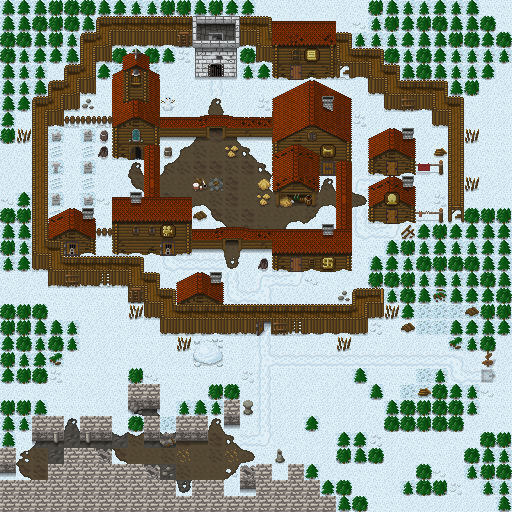

This is a level from a 2D game, rendered from its Tiled map with the project's own tilesets. A one-line summary and the map file follow, with tile-layer data summarised:
An orthogonal 32x32 tile map with 16x16 px tiles, 6 tile layers (logic, base, deco, deco2, ...), 4 tilesets and 10 objects (9x mob, object).

<map version="1.10" tiledversion="1.11.1" orientation="orthogonal" renderorder="left-up" width="32" height="32" tilewidth="16" tileheight="16" infinite="0" nextlayerid="11" nextobjectid="23">
 <tileset firstgid="1" source="tilesets/tiles_town_outside_winter.tsx" />
 <tileset firstgid="257" source="tilesets/tiles_town_inside.tsx" />
 <tileset firstgid="1281" source="tilesets/logic.tsx" />
 <tileset firstgid="1345" source="tilesets/Objects.tsx" />
 <layer id="1" name="logic" width="32" height="32" locked="1">
  <data>[1024 cells, 1024 non-empty, 5 distinct tile ids]</data>
 </layer>
 <objectgroup id="10" name="objects">
  <object id="11" name="PortalGateReceiver" type="object" x="200" y="460">
   <point />
  </object>
  <object id="12" name="TownGuardNPC" type="mob" x="248" y="348">
   <point />
  </object>
  <object id="13" name="TownGuardNPC" type="mob" x="280" y="348">
   <point />
  </object>
  <object id="15" name="TownsfolkSilentNPC" type="mob" x="72" y="172">
   <point />
  </object>
  <object id="16" name="HealerNPC" type="mob" x="120" y="172">
   <point />
  </object>
  <object id="17" name="PlagueDoctor" type="mob" x="232" y="188">
   <point />
  </object>
  <object id="18" name="TownsfolkNPC" type="mob" x="376" y="124">
   <point />
  </object>
  <object id="22" name="TownsfolkNPC" type="mob" x="201" y="256.333">
   <point />
  </object>
  <object id="19" name="TownGuardNPC" type="mob" x="232" y="92">
   <point />
  </object>
  <object id="20" name="TownGuardNPC" type="mob" x="200" y="92">
   <point />
  </object>
 </objectgroup>
 <layer id="2" name="base" width="32" height="32" locked="1">
  <data>[1024 cells, 1021 non-empty, 20 distinct tile ids]</data>
 </layer>
 <layer id="3" name="deco" width="32" height="32" locked="1">
  <data>[1024 cells, 535 non-empty, 118 distinct tile ids]</data>
 </layer>
 <layer id="4" name="deco2" width="32" height="32" locked="1">
  <data>[1024 cells, 125 non-empty, 46 distinct tile ids]</data>
 </layer>
 <layer id="5" name="roof_base" width="32" height="32" locked="1">
  <data>[1024 cells, 67 non-empty, 24 distinct tile ids]</data>
 </layer>
 <layer id="6" name="roof_deco" width="32" height="32" locked="1">
  <data>[1024 cells, 7 non-empty, 2 distinct tile ids]</data>
 </layer>
</map>
